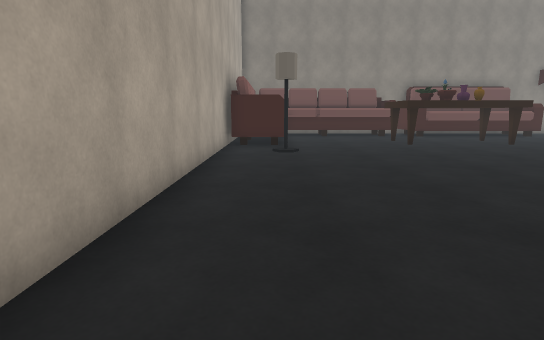
View 1 (above)

20 first-person views from a walk through a scene from a Unity 3-D project. The camera is 1.2 m above the floor, tilts 10° down and sees 80° across. The floor is counted in squares, 1 m on a side. Each view is taken from the middle of a square. On the plan, view 1 faces up. The plan holds only what a view shows up to about 14 squares ahead; the rest is blank. The place goes on beyond the plan.

View 2
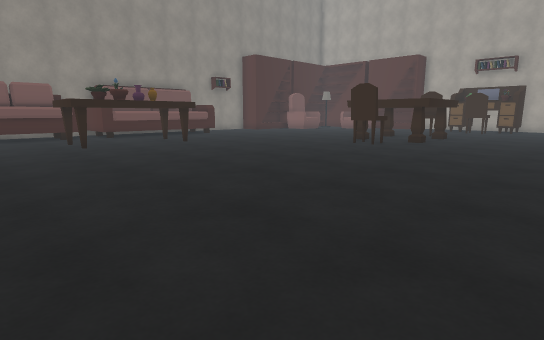

View 3
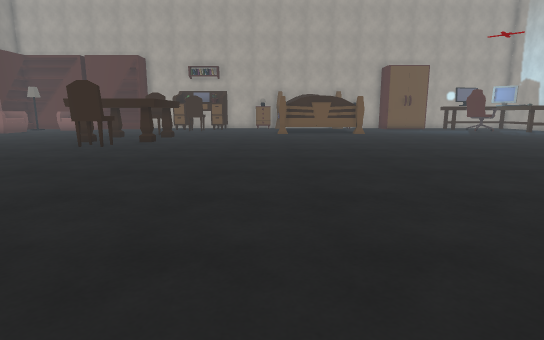

View 4
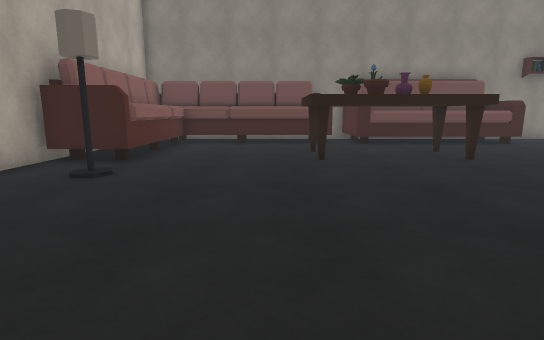

View 5
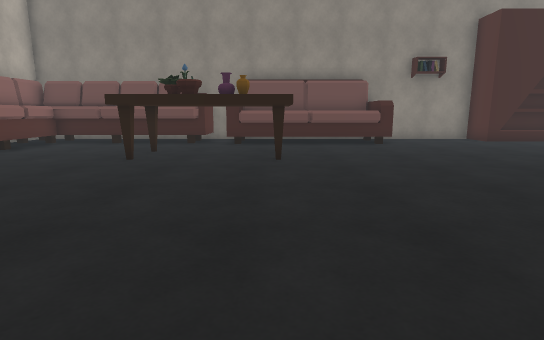

View 6
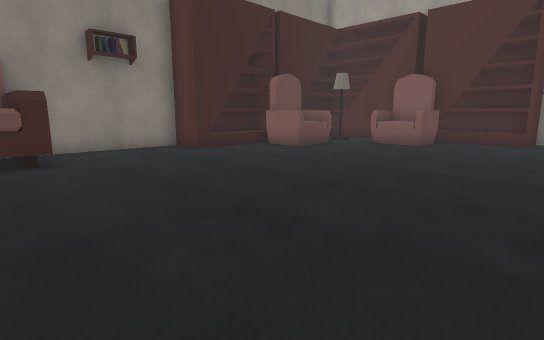

View 7
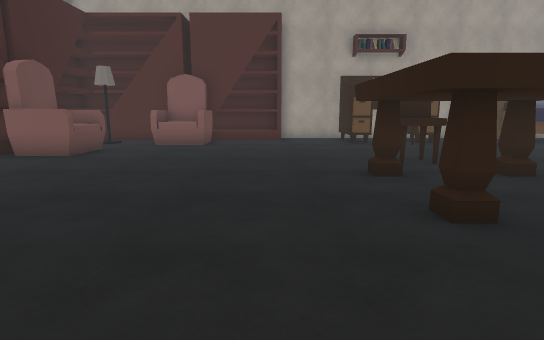

View 8
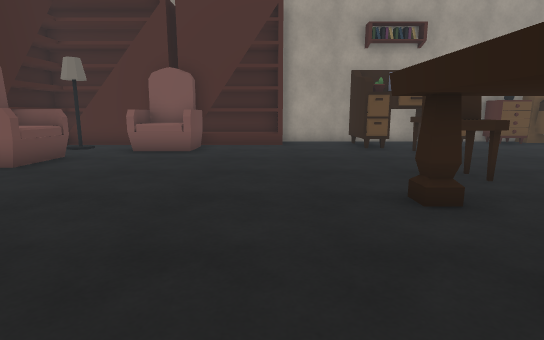

View 9
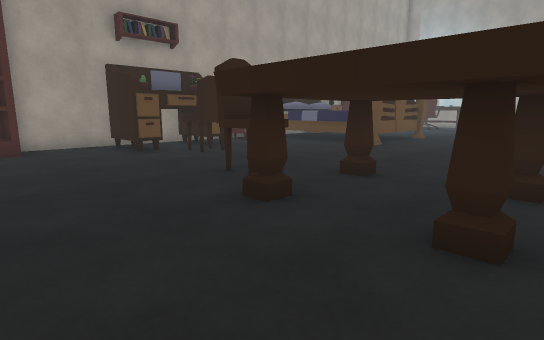

View 10
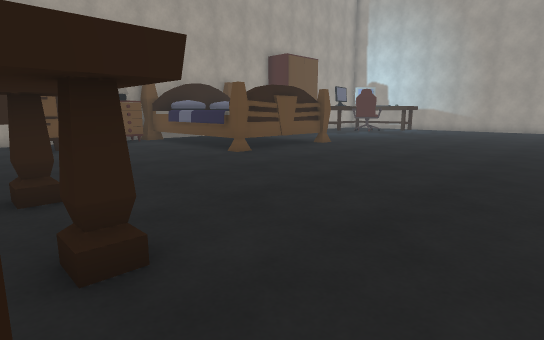

View 11
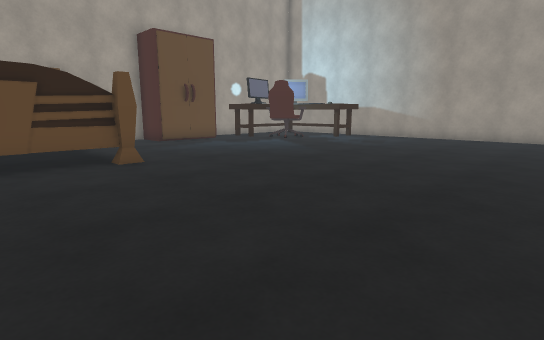

View 12
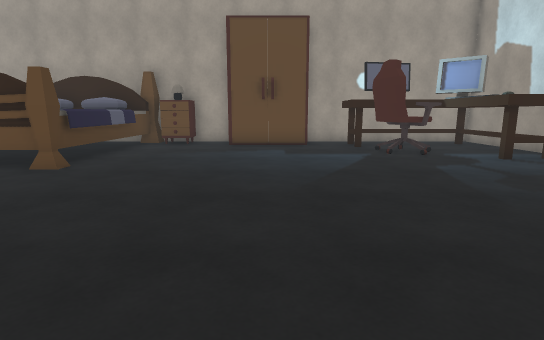

View 13
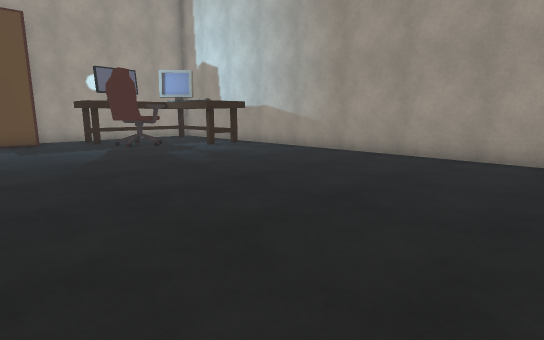

View 14
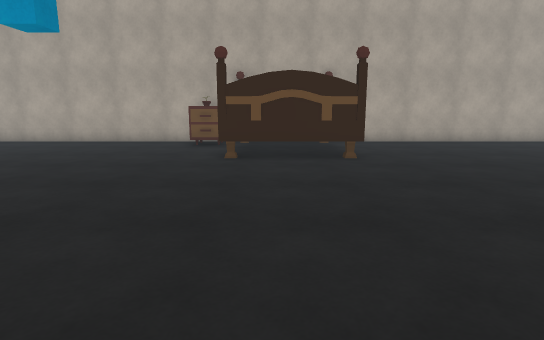

View 15
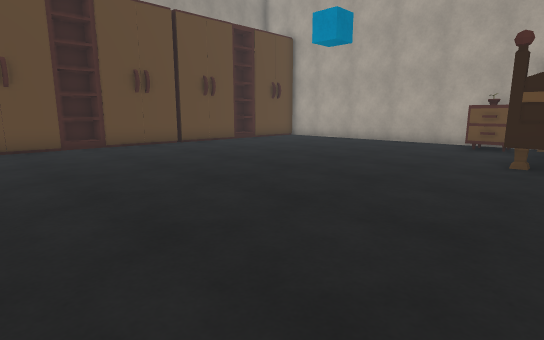

View 16
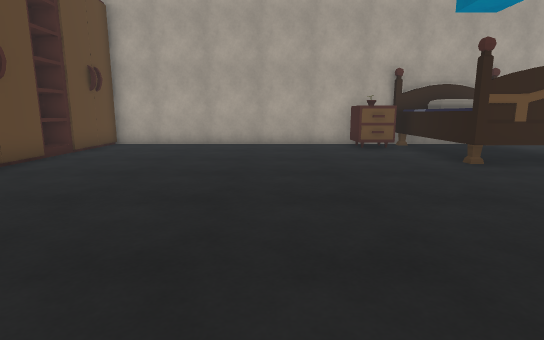

View 17
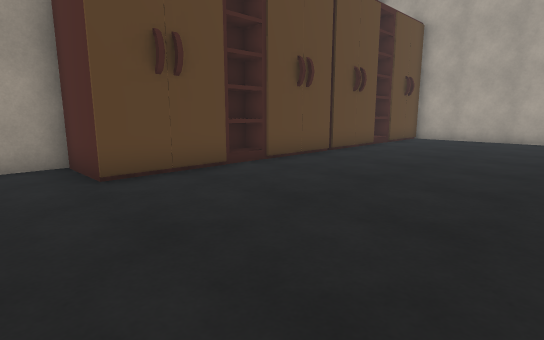

View 18
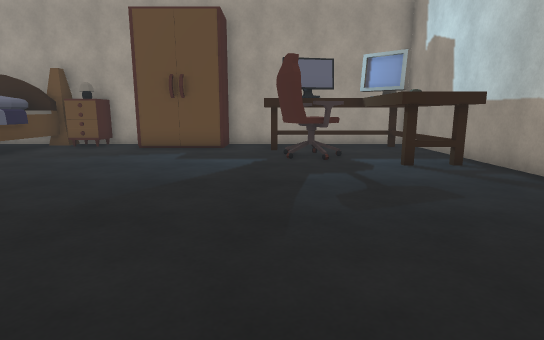

View 19
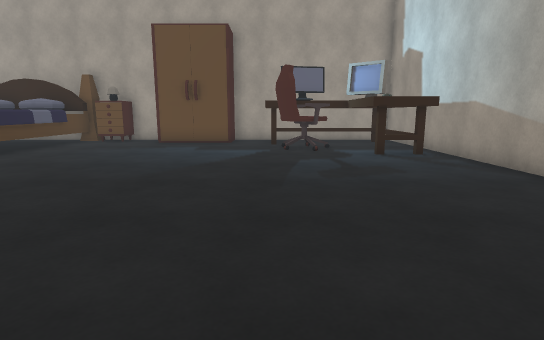

View 20
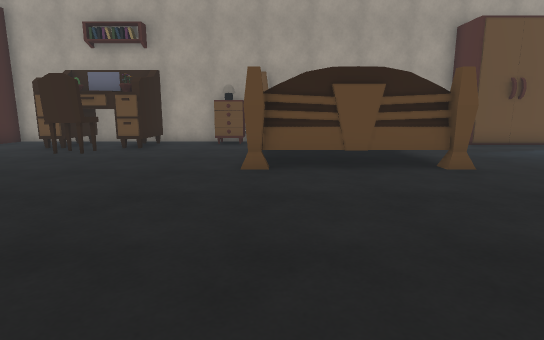

### Floor plan
Key: @ floor where view 1 was taken; # wall or solid block; . floor; T table; P plant; F flower; A vase; L lamp; C chair; B bookshelf; R armchair; E desk; N nightstand; W wardrobe; G bed; O other object.
Columns run from 2 left of view 1 to 28 right of it. Each row starts with its distance up from view 1.
 19                 ##### BB   BBB
 18  OOOOOOOOOOOOOOO....BBBBBBBBBB
 17  OOOOOOOOOOOOOOO.......RRR  BB
 16  OO.......OOOOOO.......RRR.LBB
 15  OO.........................BB
 14 #OO....TTTTT..............RRRB
 13 #OO....TPFAT..............RRRB
 12 #OO....TTTTT................BB
 11 #...........................BB
 10 #.L.........................BB#
  9 #.............................#
  8 #................TTTTT........#
  7 #...............CC...CC....EEE#
  6 #...............CC...CC....EEE#
  5 #................TTTTT....CC E#
  4 #..........................EEE#
  3 #.............................#
  2 #.............................#
  1 #............................N#
  0 #.@..........................N#
 -1  ......................OOOOOOO
 -2  G   G.................O    OO
 -3  GG  G.................O    OO
 -4 #GG  G.................OO   OO#
 -5 #GGGGG.................OOOOOOO#
 -6 #NN..........................N#
 -7 #NN..........................N#
 -8 #.............................#
 -9 #...........................# #
-10 #...........................W #
-11 #...........................###
-12 #.............................#
-13 #.........................C OO#
-14 #........................CCC O#
-15 #.........................C OO#
-16 ####O######O###.........OOOOOO#
-17    #      ### #.........OOOOOO#
-18               #################

Positions as (right, up) in squares from view 1, and headings:
1: (0, 0), facing up
2: (2, 0), facing up-right
3: (2, 0), facing right
4: (4, 4), facing up
5: (9, 4), facing up
6: (12, 8), facing up-right
7: (12, 10), facing right
8: (14, 10), facing right
9: (15, 11), facing down-right
10: (13, 6), facing down-right
11: (13, -2), facing down-right
12: (14, -10), facing right
13: (12, -9), facing down-right
14: (12, -4), facing left
15: (12, -4), facing down-left
16: (11, -10), facing left
17: (14, -10), facing down-left
18: (15, -13), facing right
19: (13, -13), facing right
20: (14, -1), facing right
